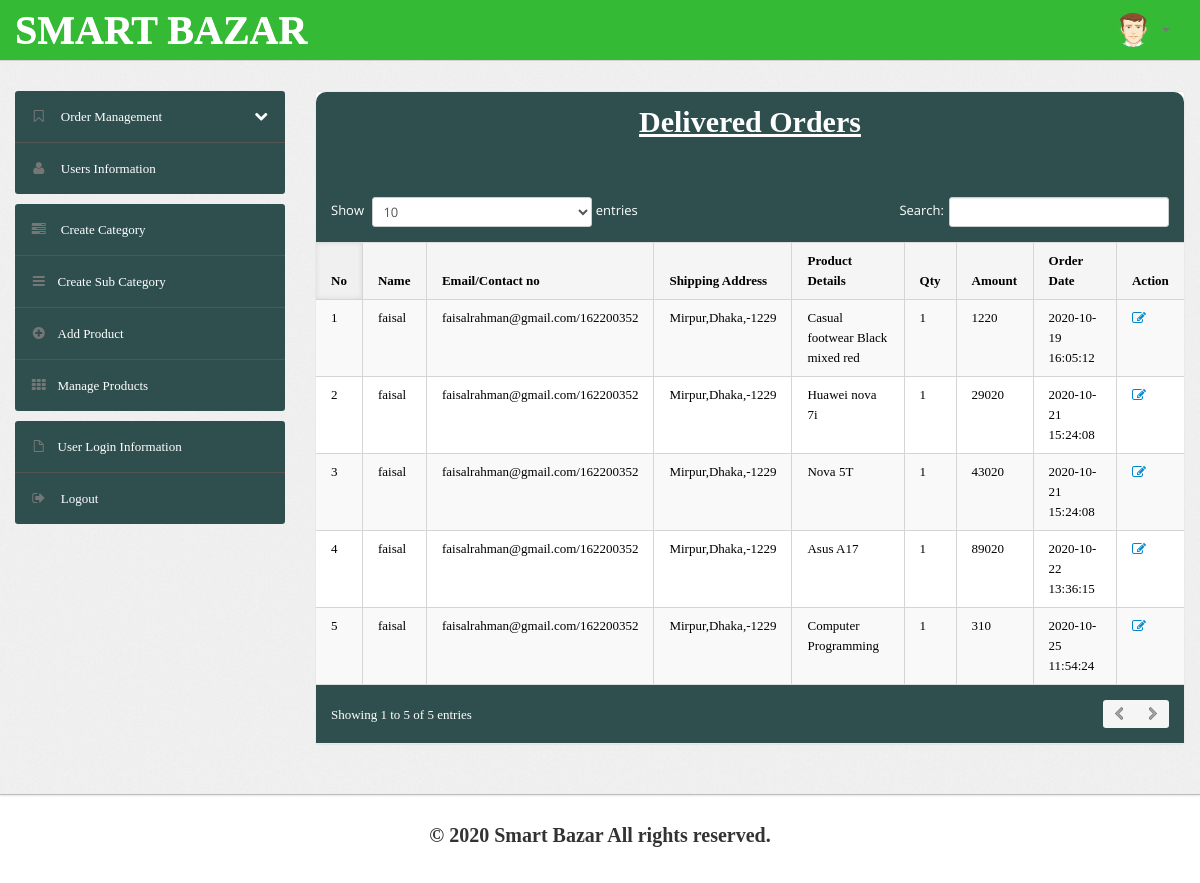
The app's page /shopping/admin/delivered-orders.php (signed in) with its own data.
### tables this page shows
CREATE TABLE `orders` (
  `id` int(11) NOT NULL,
  `userId` int(11) DEFAULT NULL,
  `productId` varchar(255) DEFAULT NULL,
  `quantity` int(11) DEFAULT NULL,
  `orderDate` timestamp NOT NULL DEFAULT current_timestamp(),
  `paymentMethod` varchar(50) DEFAULT NULL,
  `orderStatus` varchar(55) DEFAULT NULL
);

CREATE TABLE `users` (
  `id` int(11) NOT NULL,
  `name` varchar(255) DEFAULT NULL,
  `email` varchar(255) DEFAULT NULL,
  `contactno` bigint(11) DEFAULT NULL,
  `password` varchar(255) DEFAULT NULL,
  `shippingAddress` longtext DEFAULT NULL,
  `shippingCity` varchar(255) DEFAULT NULL,
  `shippingPincode` int(11) DEFAULT NULL,
  `billingAddress` longtext DEFAULT NULL,
  `billingCity` varchar(255) DEFAULT NULL,
  `billingPincode` int(11) DEFAULT NULL,
  `regDate` timestamp NOT NULL DEFAULT current_timestamp(),
  `updationDate` varchar(255) DEFAULT NULL
);

CREATE TABLE `products` (
  `id` int(11) NOT NULL,
  `category` int(11) NOT NULL,
  `subCategory` int(11) DEFAULT NULL,
  `productName` varchar(255) DEFAULT NULL,
  `productCompany` varchar(255) DEFAULT NULL,
  `productPrice` int(11) DEFAULT NULL,
  `productPriceBeforeDiscount` int(11) DEFAULT NULL,
  `productDescription` longtext DEFAULT NULL,
  `productImage1` varchar(255) DEFAULT NULL,
  `productImage2` varchar(255) DEFAULT NULL,
  `productImage3` varchar(255) DEFAULT NULL,
  `shippingCharge` int(11) DEFAULT NULL,
  `productAvailability` varchar(255) DEFAULT NULL,
  `postingDate` timestamp NULL DEFAULT current_timestamp(),
  `updationDate` varchar(255) DEFAULT NULL
);

### shopping/admin/delivered-orders.php (the view, shortened to what this page needs)
<?php
include('include/config.php');
if(strlen($_SESSION['alogin'])==0)
	{
header('location:index.php');
}
else{
?>
<!DOCTYPE html>
<html lang="en">
<head>
	<link type="text/css" href="bootstrap/css/bootstrap.min.css" rel="stylesheet">
	<link type="text/css" href="bootstrap/css/bootstrap-responsive.min.css" rel="stylesheet">
	<link type="text/css" href="css/theme.css" rel="stylesheet">
	<link type="text/css" href="images/icons/css/font-awesome.css" rel="stylesheet">
</head>
<body>
<?php include('include/header.php');?>
	<div class="wrapper">
		<div class="container">
			<div class="row">
<?php include('include/sidebar.php');?>
			<div class="span9">
					<div class="content">
	<div class="module">
							<div class="module-head">
								<h3>Delivered Orders</h3>
							</div>
							<div class="module-body table">
									<br />
								<table cellpadding="0" cellspacing="0" border="0" class="datatable-1 table table-bordered table-striped	 display table-responsive" >
									<thead>
										<tr>
											<th>No</th>
											<th> Name</th>
											<th width="50">Email/Contact no</th>
											<th>Shipping Address</th>
											<th>Product Details</th>
											<th>Qty </th>
											<th>Amount </th>
											<th>Order Date</th>
											<th>Action</th>
										</tr>
									</thead>
<tbody>
<?php
$st='Delivered';
$query=mysqli_query($con,"select users.name as username,users.email as useremail,users.contactno as usercontact,users.shippingAddress as shippingaddress,users.shippingCity as shippingcity,users.shippingPincode as shippingpincode,products.productName as productname,products.shippingCharge as shippingcharge,orders.quantity as quantity,orders.orderDate as orderdate,products.productPrice as productprice,orders.id as id  from orders join users on  orders.userId=users.id join products on products.id=orders.productId where orders.orderStatus='$st'");
$cnt=1;
while($row=mysqli_fetch_array($query))
{
?>
										<tr>
											<td><?php echo htmlentities($cnt);?></td>
											<td><?php echo htmlentities($row['username']);?></td>
											<td><?php echo htmlentities($row['useremail']);?>/<?php echo htmlentities($row['usercontact']);?></td>
											<td><?php echo htmlentities($row['shippingaddress'].",".$row['shippingcity'].",-".$row['shippingpincode']);?></td>
											<td><?php echo htmlentities($row['productname']);?></td>
											<td><?php echo htmlentities($row['quantity']);?></td>
											<td><?php echo htmlentities($row['quantity']*$row['productprice']+$row['shippingcharge']);?></td>
											<td><?php echo htmlentities($row['orderdate']);?></td>
											<td>    <a href="updateorder.php?oid=<?php echo htmlentities($row['id']);?>" title="Update order" target="_blank"><i class="icon-edit"></i></a>
											</td>
											</tr>
										<?php $cnt=$cnt+1; } ?>
										</tbody>
								</table>
							</div>
						</div>
					</div>
				</div>
			</div>
		</div>
	</div>
<?php include('include/footer.php');?>
</body>
<?php } ?>

### shopping/admin/include/header.php (shortened to what this page needs)
<div class="navbar navbar-fixed-top">
		<div class="navbar-inner">
			<div class="container">
			  	<a class="brand" href="change-password.php">
			  		SMART BAZAR
			  	</a>
				 <div class="nav-collapse collapse navbar-inverse-collapse">
					<ul class="nav pull-right">
						<li><a href="">
						</a></li>
						<li class="nav-user dropdown">
							<a href="#" class="dropdown-toggle" data-toggle="dropdown">
								<img src="images/user.png" class="nav-avatar" />
								<b class="caret"></b>
							</a>
						</li>
					</ul>
				</div>
			</div>
		</div>
	</div>

### shopping/admin/include/sidebar.php (shortened to what this page needs)
<div class="span3">
					<div class="sidebar">
<ul class="widget widget-menu unstyled">
							<li>
								<a class="collapsed" data-toggle="collapse" href="#togglePages">
									<i class="menu-icon icon-bookmark-empty"></i>
									<i class="icon-chevron-down pull-right"></i><i class="icon-chevron-up pull-right"></i>
									Order Management
								</a>
							</li>
							<li>
								<a href="manage-users.php">
									<i class="menu-icon icon-user"></i>
									Users Information
								</a>
							</li>
						</ul>
						<ul class="widget widget-menu unstyled">
                                <li><a href="category.php"><i class="menu-icon icon-tasks"></i> Create Category </a></li>
                                <li><a href="subcategory.php"><i class="menu-icon icon-reorder"></i>Create Sub Category </a></li>
                                <li><a href="insert-product.php"><i class="menu-icon icon-plus-sign"></i>Add Product </a></li>
                                <li><a href="manage-products.php"><i class="menu-icon icon-th"></i>Manage Products </a></li>
                            </ul>
						<ul class="widget widget-menu unstyled">
							<li><a href="user-logs.php"><i class="menu-icon icon-file"></i>User Login Information </a></li>
							<li>
								<a href="logout.php">
									<i class="menu-icon icon-signout"></i>
									Logout
								</a>
							</li>
						</ul>
					</div>
				</div>

### shopping/admin/include/footer.php
<div class="footer">
	<div class="container">
		<h4 class="copyright text-center" style="font-size:20px;text-align:center;">&copy; 2020 Smart Bazar All rights reserved.</h4>
	</div>
</div>

### records on screen
orders: userId.name "faisal", userId.email "faisalrahman@gmail.com", userId.contactno "162200352", userId.shippingPincode "Mirpur,Dhaka,-1229", productId.productName "Casual footwear Black mixed red", quantity "1", $row['quantity']*$row['productprice']+$row['shippingcharge'] "1220", orderDate "2020-10-19 16:05:12"
orders: userId.name "faisal", userId.email "faisalrahman@gmail.com", userId.contactno "162200352", userId.shippingPincode "Mirpur,Dhaka,-1229", productId.productName "Huawei nova 7i", quantity "1", $row['quantity']*$row['productprice']+$row['shippingcharge'] "29020", orderDate "2020-10-21 15:24:08"
orders: userId.name "faisal", userId.email "faisalrahman@gmail.com", userId.contactno "162200352", userId.shippingPincode "Mirpur,Dhaka,-1229", productId.productName "Nova 5T", quantity "1", $row['quantity']*$row['productprice']+$row['shippingcharge'] "43020", orderDate "2020-10-21 15:24:08"
orders: userId.name "faisal", userId.email "faisalrahman@gmail.com", userId.contactno "162200352", userId.shippingPincode "Mirpur,Dhaka,-1229", productId.productName "Asus A17", quantity "1", $row['quantity']*$row['productprice']+$row['shippingcharge'] "89020", orderDate "2020-10-22 13:36:15"
orders: userId.name "faisal", userId.email "faisalrahman@gmail.com", userId.contactno "162200352", userId.shippingPincode "Mirpur,Dhaka,-1229", productId.productName "Computer Programming", quantity "1", $row['quantity']*$row['productprice']+$row['shippingcharge'] "310", orderDate "2020-10-25 11:54:24"
